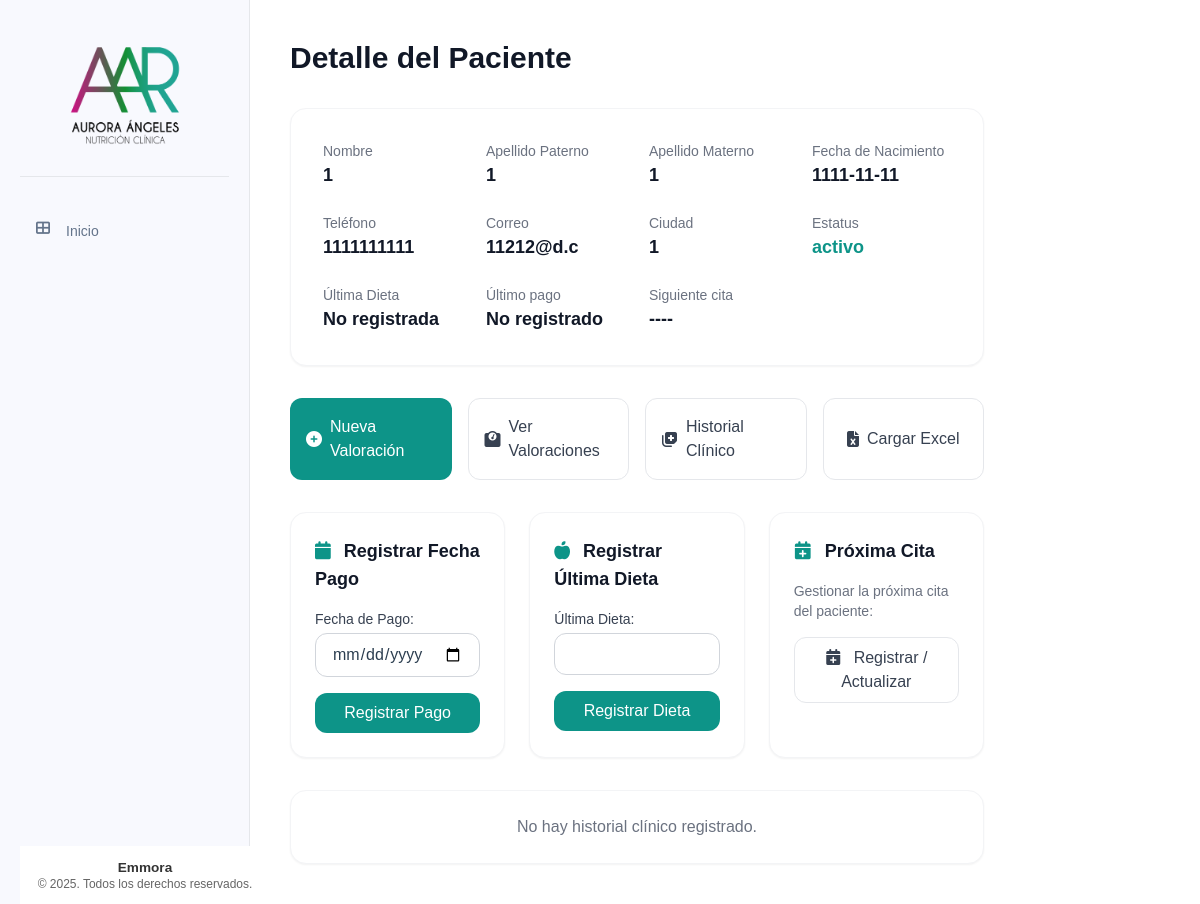
The app's page /pacientes/6, older data.
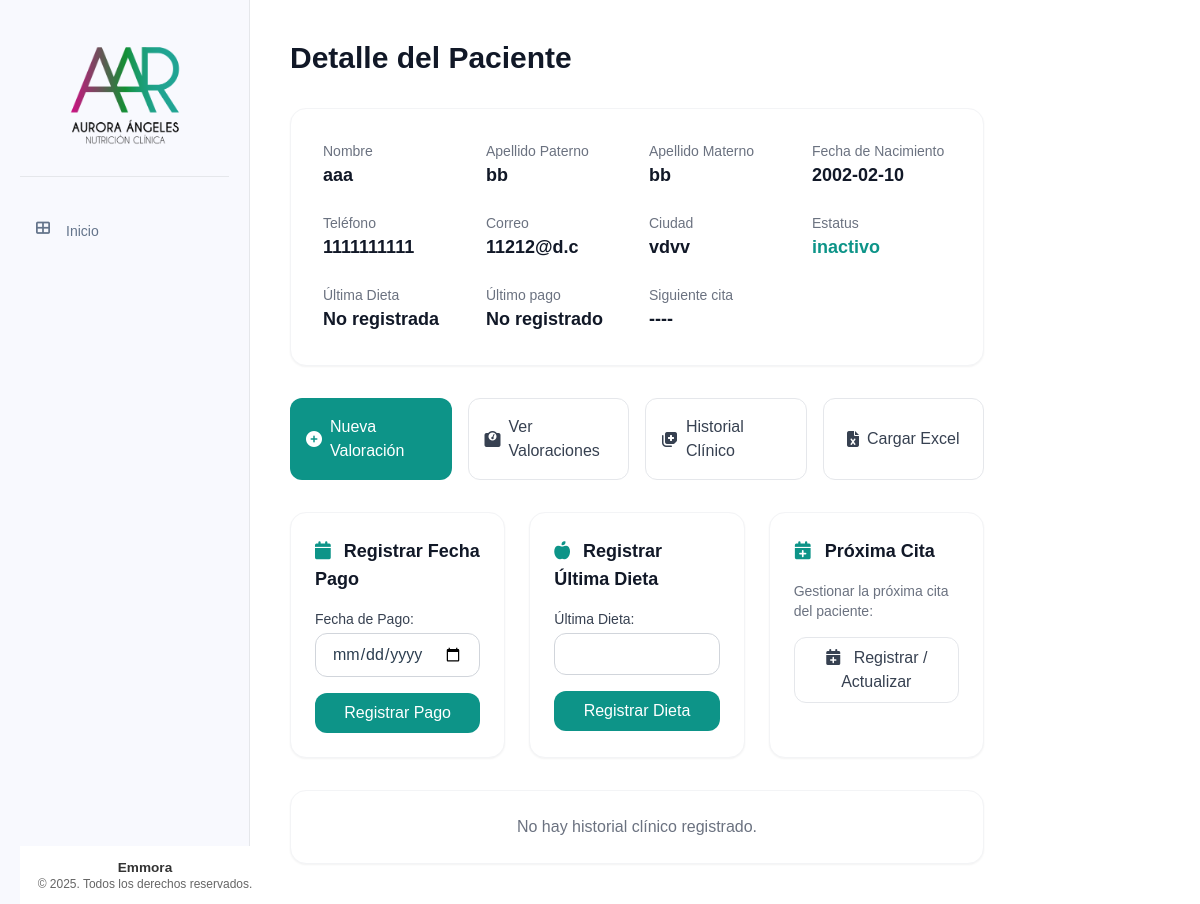
The same page, newer data.
### tables this page shows
CREATE TABLE pacientes (
    id INTEGER PRIMARY KEY AUTOINCREMENT,
    nombre TEXT NOT NULL,
    apellido_paterno TEXT NOT NULL,
    apellido_materno TEXT NOT NULL,
    fecha_nacimiento DATE NOT NULL,
    telefono TEXT NOT NULL,
    correo TEXT UNIQUE NOT NULL,
    ciudad TEXT NOT NULL,
    fecha_registro TIMESTAMP DEFAULT CURRENT_TIMESTAMP,
    status TEXT NOT NULL DEFAULT 'activo' CHECK (status IN ('activo', 'inactivo'))
);

### app/controllers/pacientes.py (the view, shortened to what this page needs)
@pacientes.route('/<int:id>', methods=['GET', 'POST'])
def detalle_paciente(id):
    paciente = Paciente.obtener_por_id(id)
    if paciente is None:
        flash('Paciente no encontrado', 'error')
        return redirect(url_for('pacientes.lista_pacientes'))
    ultimo_pago = Pago.obtener_ultimo_pago(id)
    historial = HistorialClinico.obtener_por_paciente_id(id)
    ultima_valoracion = ValoracionAntropometrica.obtener_ultima_por_paciente(id)
    cita_id = request.args.get('cita_id', None)
    cita = None
    if cita_id:
        cita = Cita.obtener_por_id(cita_id)
    siguiente_cita_data = Cita.obtener_siguiente_cita(id)
    siguiente_cita = None
    if siguiente_cita_data:
        fecha_str = siguiente_cita_data['fecha']
        hora_str = siguiente_cita_data['hora']
        siguiente_cita = datetime.strptime(f"{fecha_str} {hora_str}", '%Y-%m-%d %H:%M')
    today = datetime.now()
    return render_template('pacientes/detalle_paciente.html',
                            paciente=paciente,
                            ultimo_pago=ultimo_pago,
                            historial=historial,
                            ultima_valoracion=ultima_valoracion,
                            cita=cita,
                            siguiente_cita=siguiente_cita,
                            today=today)

### app/db.py (called while the page is built)
def get_db():
    if 'db' not in g:
        try:
            g.db = sqlite3.connect(
                'pacientes.db',
                detect_types=sqlite3.PARSE_DECLTYPES
            )
            g.db.row_factory = sqlite3.Row
        except sqlite3.Error as e:
            logger.error(f"Error crítico al conectar con la base de datos SQLite: {e}")
            raise e
    return g.db

def query_db(query, args=(), one=False):
    try:
        cur = get_db().execute(query, args)
        rv = cur.fetchall()
        cur.close()
        return (rv[0] if rv else None) if one else rv
    except sqlite3.Error as e:
        logger.error(f"Error al ejecutar query: {query}. Args: {args}. Detalle: {e}")
        raise e

### app/models/cita.py (called while the page is built)
    @staticmethod
    def obtener_siguiente_cita(paciente_id):
        result = query_db('''
            SELECT id, fecha, hora FROM citas
            WHERE paciente_id = ? AND fecha >= ?
            ORDER BY fecha ASC, hora ASC LIMIT 1
        ''', [paciente_id, datetime.now().strftime('%Y-%m-%d')], one=True)
        return result if result else None

### app/models/paciente.py (called while the page is built)
    @staticmethod
    def obtener_por_id(id):
        return query_db('SELECT * FROM pacientes WHERE id = ?', [id], one=True)

### app/templates/pacientes/detalle_paciente.html (shortened to what the changed rows need)
{% extends "base/base.html" %}
{% block content %}
<div class="max-w-6xl mx-auto">
    <div class="mb-8">
        <h1 class="text-3xl font-bold text-gray-900">Detalle del Paciente</h1>
    </div>
    <div class="bg-white p-8 rounded-2xl shadow-sm border border-gray-100 mb-8">
        <div class="grid grid-cols-1 md:grid-cols-2 lg:grid-cols-4 gap-6">
            <div>
                <p class="text-sm text-gray-500 font-medium">Nombre</p>
                <p class="text-lg font-semibold text-gray-900">{{ paciente['nombre'] }}</p>
            </div>
            <div>
                <p class="text-sm text-gray-500 font-medium">Apellido Paterno</p>
                <p class="text-lg font-semibold text-gray-900">{{ paciente['apellido_paterno'] }}</p>
            </div>
            <div>
                <p class="text-sm text-gray-500 font-medium">Apellido Materno</p>
                <p class="text-lg font-semibold text-gray-900">{{ paciente['apellido_materno'] }}</p>
            </div>
            <div>
                <p class="text-sm text-gray-500 font-medium">Fecha de Nacimiento</p>
                <p class="text-lg font-semibold text-gray-900">{{ paciente['fecha_nacimiento'] }}</p>
            </div>
            <div>
                <p class="text-sm text-gray-500 font-medium">Teléfono</p>
                <p class="text-lg font-semibold text-gray-900">{{ paciente['telefono'] }}</p>
            </div>
            <div>
                <p class="text-sm text-gray-500 font-medium">Correo</p>
                <p class="text-lg font-semibold text-gray-900">{{ paciente['correo'] }}</p>
            </div>
            <div>
                <p class="text-sm text-gray-500 font-medium">Ciudad</p>
                <p class="text-lg font-semibold text-gray-900">{{ paciente['ciudad'] }}</p>
            </div>
            <div>
                <p class="text-sm text-gray-500 font-medium">Estatus</p>
                <p class="text-lg font-semibold text-teal-600">{{ paciente['status'] }}</p>
            </div>
        </div>
    </div>
</div>
{% endblock %}

Row changes from the older to the newer data that the page shows:
changed pacientes: nombre "1" → "aaa"; apellido_paterno "1" → "bb"; apellido_materno "1" → "bb"; fecha_nacimiento "1111-11-11" → "2002-02-10"; ciudad "1" → "vdvv"; status "activo" → "inactivo"
